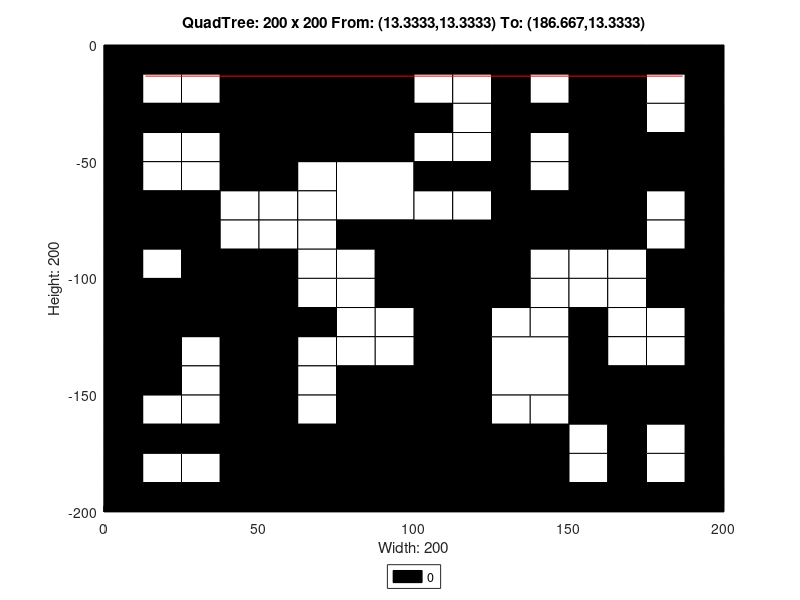

Write MATLAB code to recreate this figure.
axis([0 200 -200 0]);
title('QuadTree: 200 x 200 From: (13.3333,13.3333) To: (186.667,13.3333)');
xlabel('Width: 200');
ylabel('Height: 200');
rectangle('Position',[50 -50 50 50], 'FaceColor',[0 0 0]);
rectangle('Position',[75 -75 25 25], 'FaceColor',[1 1 1]);
rectangle('Position',[150 -25 25 25], 'FaceColor',[0 0 0]);
rectangle('Position',[150 -50 25 25], 'FaceColor',[0 0 0]);
rectangle('Position',[100 -100 25 25], 'FaceColor',[0 0 0]);
rectangle('Position',[150 -75 25 25], 'FaceColor',[0 0 0]);
rectangle('Position',[0 -125 25 25], 'FaceColor',[0 0 0]);
rectangle('Position',[25 -125 25 25], 'FaceColor',[0 0 0]);
rectangle('Position',[0 -150 25 25], 'FaceColor',[0 0 0]);
rectangle('Position',[75 -175 25 25], 'FaceColor',[0 0 0]);
rectangle('Position',[50 -200 25 25], 'FaceColor',[0 0 0]);
rectangle('Position',[75 -200 25 25], 'FaceColor',[0 0 0]);
rectangle('Position',[100 -125 25 25], 'FaceColor',[0 0 0]);
rectangle('Position',[100 -150 25 25], 'FaceColor',[0 0 0]);
rectangle('Position',[125 -150 25 25], 'FaceColor',[1 1 1]);
rectangle('Position',[100 -175 25 25], 'FaceColor',[0 0 0]);
rectangle('Position',[100 -200 25 25], 'FaceColor',[0 0 0]);
rectangle('Position',[125 -200 25 25], 'FaceColor',[0 0 0]);
rectangle('Position',[0 -12.5 12.5 12.5], 'FaceColor',[0 0 0]);
rectangle('Position',[12.5 -12.5 12.5 12.5], 'FaceColor',[0 0 0]);
rectangle('Position',[0 -25 12.5 12.5], 'FaceColor',[0 0 0]);
rectangle('Position',[12.5 -25 12.5 12.5], 'FaceColor',[1 1 1]);
rectangle('Position',[25 -12.5 12.5 12.5], 'FaceColor',[0 0 0]);
rectangle('Position',[37.5 -12.5 12.5 12.5], 'FaceColor',[0 0 0]);
rectangle('Position',[25 -25 12.5 12.5], 'FaceColor',[1 1 1]);
rectangle('Position',[37.5 -25 12.5 12.5], 'FaceColor',[0 0 0]);
rectangle('Position',[0 -37.5 12.5 12.5], 'FaceColor',[0 0 0]);
rectangle('Position',[12.5 -37.5 12.5 12.5], 'FaceColor',[0 0 0]);
rectangle('Position',[0 -50 12.5 12.5], 'FaceColor',[0 0 0]);
rectangle('Position',[12.5 -50 12.5 12.5], 'FaceColor',[1 1 1]);
rectangle('Position',[25 -37.5 12.5 12.5], 'FaceColor',[0 0 0]);
rectangle('Position',[37.5 -37.5 12.5 12.5], 'FaceColor',[0 0 0]);
rectangle('Position',[25 -50 12.5 12.5], 'FaceColor',[1 1 1]);
rectangle('Position',[37.5 -50 12.5 12.5], 'FaceColor',[0 0 0]);
rectangle('Position',[0 -62.5 12.5 12.5], 'FaceColor',[0 0 0]);
rectangle('Position',[12.5 -62.5 12.5 12.5], 'FaceColor',[1 1 1]);
rectangle('Position',[0 -75 12.5 12.5], 'FaceColor',[0 0 0]);
rectangle('Position',[12.5 -75 12.5 12.5], 'FaceColor',[0 0 0]);
rectangle('Position',[25 -62.5 12.5 12.5], 'FaceColor',[1 1 1]);
rectangle('Position',[37.5 -62.5 12.5 12.5], 'FaceColor',[0 0 0]);
rectangle('Position',[25 -75 12.5 12.5], 'FaceColor',[0 0 0]);
rectangle('Position',[37.5 -75 12.5 12.5], 'FaceColor',[1 1 1]);
rectangle('Position',[0 -87.5 12.5 12.5], 'FaceColor',[0 0 0]);
rectangle('Position',[12.5 -87.5 12.5 12.5], 'FaceColor',[0 0 0]);
rectangle('Position',[0 -100 12.5 12.5], 'FaceColor',[0 0 0]);
rectangle('Position',[12.5 -100 12.5 12.5], 'FaceColor',[1 1 1]);
rectangle('Position',[25 -87.5 12.5 12.5], 'FaceColor',[0 0 0]);
rectangle('Position',[37.5 -87.5 12.5 12.5], 'FaceColor',[1 1 1]);
rectangle('Position',[25 -100 12.5 12.5], 'FaceColor',[0 0 0]);
rectangle('Position',[37.5 -100 12.5 12.5], 'FaceColor',[0 0 0]);
rectangle('Position',[50 -62.5 12.5 12.5], 'FaceColor',[0 0 0]);
rectangle('Position',[62.5 -62.5 12.5 12.5], 'FaceColor',[1 1 1]);
rectangle('Position',[50 -75 12.5 12.5], 'FaceColor',[1 1 1]);
rectangle('Position',[62.5 -75 12.5 12.5], 'FaceColor',[1 1 1]);
rectangle('Position',[50 -87.5 12.5 12.5], 'FaceColor',[1 1 1]);
rectangle('Position',[62.5 -87.5 12.5 12.5], 'FaceColor',[1 1 1]);
rectangle('Position',[50 -100 12.5 12.5], 'FaceColor',[0 0 0]);
rectangle('Position',[62.5 -100 12.5 12.5], 'FaceColor',[1 1 1]);
rectangle('Position',[75 -87.5 12.5 12.5], 'FaceColor',[0 0 0]);
rectangle('Position',[87.5 -87.5 12.5 12.5], 'FaceColor',[0 0 0]);
rectangle('Position',[75 -100 12.5 12.5], 'FaceColor',[1 1 1]);
rectangle('Position',[87.5 -100 12.5 12.5], 'FaceColor',[0 0 0]);
rectangle('Position',[100 -12.5 12.5 12.5], 'FaceColor',[0 0 0]);
rectangle('Position',[112.5 -12.5 12.5 12.5], 'FaceColor',[0 0 0]);
rectangle('Position',[100 -25 12.5 12.5], 'FaceColor',[1 1 1]);
rectangle('Position',[112.5 -25 12.5 12.5], 'FaceColor',[1 1 1]);
rectangle('Position',[125 -12.5 12.5 12.5], 'FaceColor',[0 0 0]);
rectangle('Position',[137.5 -12.5 12.5 12.5], 'FaceColor',[0 0 0]);
rectangle('Position',[125 -25 12.5 12.5], 'FaceColor',[0 0 0]);
rectangle('Position',[137.5 -25 12.5 12.5], 'FaceColor',[1 1 1]);
rectangle('Position',[100 -37.5 12.5 12.5], 'FaceColor',[0 0 0]);
rectangle('Position',[112.5 -37.5 12.5 12.5], 'FaceColor',[1 1 1]);
rectangle('Position',[100 -50 12.5 12.5], 'FaceColor',[1 1 1]);
rectangle('Position',[112.5 -50 12.5 12.5], 'FaceColor',[1 1 1]);
rectangle('Position',[125 -37.5 12.5 12.5], 'FaceColor',[0 0 0]);
rectangle('Position',[137.5 -37.5 12.5 12.5], 'FaceColor',[0 0 0]);
rectangle('Position',[125 -50 12.5 12.5], 'FaceColor',[0 0 0]);
rectangle('Position',[137.5 -50 12.5 12.5], 'FaceColor',[1 1 1]);
rectangle('Position',[175 -12.5 12.5 12.5], 'FaceColor',[0 0 0]);
rectangle('Position',[187.5 -12.5 12.5 12.5], 'FaceColor',[0 0 0]);
rectangle('Position',[175 -25 12.5 12.5], 'FaceColor',[1 1 1]);
rectangle('Position',[187.5 -25 12.5 12.5], 'FaceColor',[0 0 0]);
rectangle('Position',[175 -37.5 12.5 12.5], 'FaceColor',[1 1 1]);
rectangle('Position',[187.5 -37.5 12.5 12.5], 'FaceColor',[0 0 0]);
rectangle('Position',[175 -50 12.5 12.5], 'FaceColor',[0 0 0]);
rectangle('Position',[187.5 -50 12.5 12.5], 'FaceColor',[0 0 0]);
rectangle('Position',[100 -62.5 12.5 12.5], 'FaceColor',[0 0 0]);
rectangle('Position',[112.5 -62.5 12.5 12.5], 'FaceColor',[0 0 0]);
rectangle('Position',[100 -75 12.5 12.5], 'FaceColor',[1 1 1]);
rectangle('Position',[112.5 -75 12.5 12.5], 'FaceColor',[1 1 1]);
rectangle('Position',[125 -62.5 12.5 12.5], 'FaceColor',[0 0 0]);
rectangle('Position',[137.5 -62.5 12.5 12.5], 'FaceColor',[1 1 1]);
rectangle('Position',[125 -75 12.5 12.5], 'FaceColor',[0 0 0]);
rectangle('Position',[137.5 -75 12.5 12.5], 'FaceColor',[0 0 0]);
rectangle('Position',[125 -87.5 12.5 12.5], 'FaceColor',[0 0 0]);
rectangle('Position',[137.5 -87.5 12.5 12.5], 'FaceColor',[0 0 0]);
rectangle('Position',[125 -100 12.5 12.5], 'FaceColor',[0 0 0]);
rectangle('Position',[137.5 -100 12.5 12.5], 'FaceColor',[1 1 1]);
rectangle('Position',[175 -62.5 12.5 12.5], 'FaceColor',[0 0 0]);
rectangle('Position',[187.5 -62.5 12.5 12.5], 'FaceColor',[0 0 0]);
rectangle('Position',[175 -75 12.5 12.5], 'FaceColor',[1 1 1]);
rectangle('Position',[187.5 -75 12.5 12.5], 'FaceColor',[0 0 0]);
rectangle('Position',[150 -87.5 12.5 12.5], 'FaceColor',[0 0 0]);
rectangle('Position',[162.5 -87.5 12.5 12.5], 'FaceColor',[0 0 0]);
rectangle('Position',[150 -100 12.5 12.5], 'FaceColor',[1 1 1]);
rectangle('Position',[162.5 -100 12.5 12.5], 'FaceColor',[1 1 1]);
rectangle('Position',[175 -87.5 12.5 12.5], 'FaceColor',[1 1 1]);
rectangle('Position',[187.5 -87.5 12.5 12.5], 'FaceColor',[0 0 0]);
rectangle('Position',[175 -100 12.5 12.5], 'FaceColor',[0 0 0]);
rectangle('Position',[187.5 -100 12.5 12.5], 'FaceColor',[0 0 0]);
rectangle('Position',[25 -137.5 12.5 12.5], 'FaceColor',[1 1 1]);
rectangle('Position',[37.5 -137.5 12.5 12.5], 'FaceColor',[0 0 0]);
rectangle('Position',[25 -150 12.5 12.5], 'FaceColor',[1 1 1]);
rectangle('Position',[37.5 -150 12.5 12.5], 'FaceColor',[0 0 0]);
rectangle('Position',[50 -112.5 12.5 12.5], 'FaceColor',[0 0 0]);
rectangle('Position',[62.5 -112.5 12.5 12.5], 'FaceColor',[1 1 1]);
rectangle('Position',[50 -125 12.5 12.5], 'FaceColor',[0 0 0]);
rectangle('Position',[62.5 -125 12.5 12.5], 'FaceColor',[0 0 0]);
rectangle('Position',[75 -112.5 12.5 12.5], 'FaceColor',[1 1 1]);
rectangle('Position',[87.5 -112.5 12.5 12.5], 'FaceColor',[0 0 0]);
rectangle('Position',[75 -125 12.5 12.5], 'FaceColor',[1 1 1]);
rectangle('Position',[87.5 -125 12.5 12.5], 'FaceColor',[1 1 1]);
rectangle('Position',[50 -137.5 12.5 12.5], 'FaceColor',[0 0 0]);
rectangle('Position',[62.5 -137.5 12.5 12.5], 'FaceColor',[1 1 1]);
rectangle('Position',[50 -150 12.5 12.5], 'FaceColor',[0 0 0]);
rectangle('Position',[62.5 -150 12.5 12.5], 'FaceColor',[1 1 1]);
rectangle('Position',[75 -137.5 12.5 12.5], 'FaceColor',[1 1 1]);
rectangle('Position',[87.5 -137.5 12.5 12.5], 'FaceColor',[1 1 1]);
rectangle('Position',[75 -150 12.5 12.5], 'FaceColor',[0 0 0]);
rectangle('Position',[87.5 -150 12.5 12.5], 'FaceColor',[0 0 0]);
rectangle('Position',[0 -162.5 12.5 12.5], 'FaceColor',[0 0 0]);
rectangle('Position',[12.5 -162.5 12.5 12.5], 'FaceColor',[1 1 1]);
rectangle('Position',[0 -175 12.5 12.5], 'FaceColor',[0 0 0]);
rectangle('Position',[12.5 -175 12.5 12.5], 'FaceColor',[0 0 0]);
rectangle('Position',[25 -162.5 12.5 12.5], 'FaceColor',[1 1 1]);
rectangle('Position',[37.5 -162.5 12.5 12.5], 'FaceColor',[0 0 0]);
rectangle('Position',[25 -175 12.5 12.5], 'FaceColor',[0 0 0]);
rectangle('Position',[37.5 -175 12.5 12.5], 'FaceColor',[0 0 0]);
rectangle('Position',[0 -187.5 12.5 12.5], 'FaceColor',[0 0 0]);
rectangle('Position',[12.5 -187.5 12.5 12.5], 'FaceColor',[1 1 1]);
rectangle('Position',[0 -200 12.5 12.5], 'FaceColor',[0 0 0]);
rectangle('Position',[12.5 -200 12.5 12.5], 'FaceColor',[0 0 0]);
rectangle('Position',[25 -187.5 12.5 12.5], 'FaceColor',[1 1 1]);
rectangle('Position',[37.5 -187.5 12.5 12.5], 'FaceColor',[0 0 0]);
rectangle('Position',[25 -200 12.5 12.5], 'FaceColor',[0 0 0]);
rectangle('Position',[37.5 -200 12.5 12.5], 'FaceColor',[0 0 0]);
rectangle('Position',[50 -162.5 12.5 12.5], 'FaceColor',[0 0 0]);
rectangle('Position',[62.5 -162.5 12.5 12.5], 'FaceColor',[1 1 1]);
rectangle('Position',[50 -175 12.5 12.5], 'FaceColor',[0 0 0]);
rectangle('Position',[62.5 -175 12.5 12.5], 'FaceColor',[0 0 0]);
rectangle('Position',[125 -112.5 12.5 12.5], 'FaceColor',[0 0 0]);
rectangle('Position',[137.5 -112.5 12.5 12.5], 'FaceColor',[1 1 1]);
rectangle('Position',[125 -125 12.5 12.5], 'FaceColor',[1 1 1]);
rectangle('Position',[137.5 -125 12.5 12.5], 'FaceColor',[1 1 1]);
rectangle('Position',[150 -112.5 12.5 12.5], 'FaceColor',[1 1 1]);
rectangle('Position',[162.5 -112.5 12.5 12.5], 'FaceColor',[1 1 1]);
rectangle('Position',[150 -125 12.5 12.5], 'FaceColor',[0 0 0]);
rectangle('Position',[162.5 -125 12.5 12.5], 'FaceColor',[1 1 1]);
rectangle('Position',[175 -112.5 12.5 12.5], 'FaceColor',[0 0 0]);
rectangle('Position',[187.5 -112.5 12.5 12.5], 'FaceColor',[0 0 0]);
rectangle('Position',[175 -125 12.5 12.5], 'FaceColor',[1 1 1]);
rectangle('Position',[187.5 -125 12.5 12.5], 'FaceColor',[0 0 0]);
rectangle('Position',[150 -137.5 12.5 12.5], 'FaceColor',[0 0 0]);
rectangle('Position',[162.5 -137.5 12.5 12.5], 'FaceColor',[1 1 1]);
rectangle('Position',[150 -150 12.5 12.5], 'FaceColor',[0 0 0]);
rectangle('Position',[162.5 -150 12.5 12.5], 'FaceColor',[0 0 0]);
rectangle('Position',[175 -137.5 12.5 12.5], 'FaceColor',[1 1 1]);
rectangle('Position',[187.5 -137.5 12.5 12.5], 'FaceColor',[0 0 0]);
rectangle('Position',[175 -150 12.5 12.5], 'FaceColor',[0 0 0]);
rectangle('Position',[187.5 -150 12.5 12.5], 'FaceColor',[0 0 0]);
rectangle('Position',[125 -162.5 12.5 12.5], 'FaceColor',[1 1 1]);
rectangle('Position',[137.5 -162.5 12.5 12.5], 'FaceColor',[1 1 1]);
rectangle('Position',[125 -175 12.5 12.5], 'FaceColor',[0 0 0]);
rectangle('Position',[137.5 -175 12.5 12.5], 'FaceColor',[0 0 0]);
rectangle('Position',[150 -162.5 12.5 12.5], 'FaceColor',[0 0 0]);
rectangle('Position',[162.5 -162.5 12.5 12.5], 'FaceColor',[0 0 0]);
rectangle('Position',[150 -175 12.5 12.5], 'FaceColor',[1 1 1]);
rectangle('Position',[162.5 -175 12.5 12.5], 'FaceColor',[0 0 0]);
rectangle('Position',[175 -162.5 12.5 12.5], 'FaceColor',[0 0 0]);
rectangle('Position',[187.5 -162.5 12.5 12.5], 'FaceColor',[0 0 0]);
rectangle('Position',[175 -175 12.5 12.5], 'FaceColor',[1 1 1]);
rectangle('Position',[187.5 -175 12.5 12.5], 'FaceColor',[0 0 0]);
rectangle('Position',[150 -187.5 12.5 12.5], 'FaceColor',[1 1 1]);
rectangle('Position',[162.5 -187.5 12.5 12.5], 'FaceColor',[0 0 0]);
rectangle('Position',[150 -200 12.5 12.5], 'FaceColor',[0 0 0]);
rectangle('Position',[162.5 -200 12.5 12.5], 'FaceColor',[0 0 0]);
rectangle('Position',[175 -187.5 12.5 12.5], 'FaceColor',[1 1 1]);
rectangle('Position',[187.5 -187.5 12.5 12.5], 'FaceColor',[0 0 0]);
rectangle('Position',[175 -200 12.5 12.5], 'FaceColor',[0 0 0]);
rectangle('Position',[187.5 -200 12.5 12.5], 'FaceColor',[0 0 0]);
X=[186.667,13.3333];
Y=[-13.3333,-13.3333];
hold on;
plot(X,Y,'r');
legend('0','Location','southoutside');
